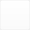
<?xml version="1.0" encoding="UTF-8"?>
<ui version="4.0">
 <class>UnlockBlock</class>
 <widget class="QWidget" name="UnlockBlock">
  <property name="geometry">
   <rect>
    <x>0</x>
    <y>0</y>
    <width>30</width>
    <height>30</height>
   </rect>
  </property>
  <property name="minimumSize">
   <size>
    <width>30</width>
    <height>30</height>
   </size>
  </property>
  <property name="maximumSize">
   <size>
    <width>30</width>
    <height>60</height>
   </size>
  </property>
  <property name="windowTitle">
   <string>Form</string>
  </property>
  <layout class="QGridLayout" name="gridLayout">
   <property name="leftMargin">
    <number>0</number>
   </property>
   <property name="topMargin">
    <number>0</number>
   </property>
   <property name="rightMargin">
    <number>0</number>
   </property>
   <property name="bottomMargin">
    <number>0</number>
   </property>
   <property name="spacing">
    <number>0</number>
   </property>
   <item row="0" column="0" alignment="Qt::AlignHCenter|Qt::AlignVCenter">
    <widget class="QPushButton" name="unlockButton">
     <property name="minimumSize">
      <size>
       <width>30</width>
       <height>30</height>
      </size>
     </property>
     <property name="styleSheet">
      <string notr="true">background-color: rgba(255, 255, 255, 0);</string>
     </property>
     <property name="text">
      <string/>
     </property>
    </widget>
   </item>
  </layout>
 </widget>
 <resources/>
 <connections>
  <connection>
   <sender>unlockButton</sender>
   <signal>clicked()</signal>
   <receiver>UnlockBlock</receiver>
   <slot>unlockButtonClicked()</slot>
   <hints>
    <hint type="sourcelabel">
     <x>19</x>
     <y>18</y>
    </hint>
    <hint type="destinationlabel">
     <x>16</x>
     <y>31</y>
    </hint>
   </hints>
  </connection>
 </connections>
 <slots>
  <slot>unlockButtonClicked()</slot>
 </slots>
</ui>
